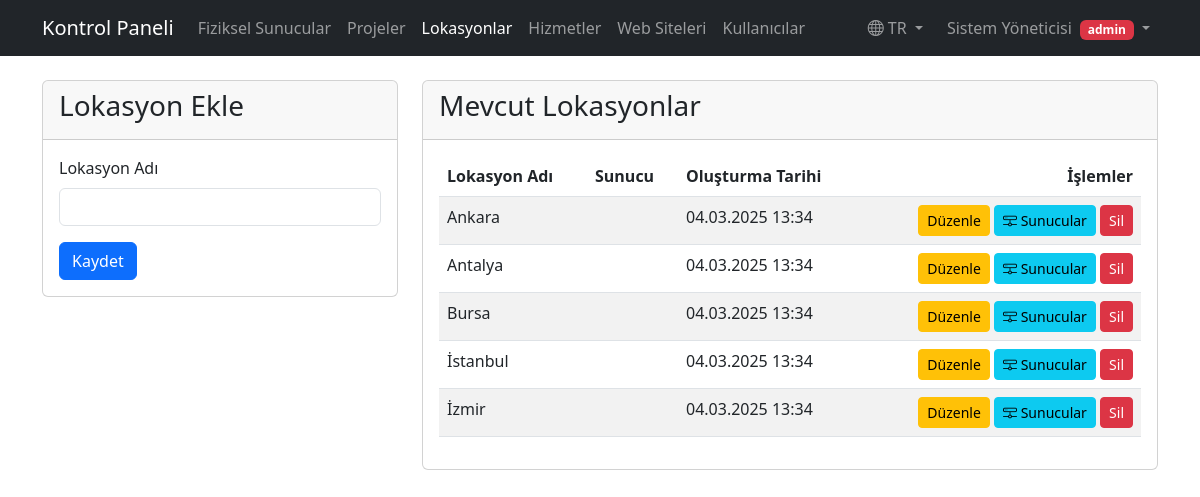
The app's page /lokasyon_ekle.php (signed in) with its own data.
### tables this page shows
CREATE TABLE IF NOT EXISTS lokasyonlar (
    id INT AUTO_INCREMENT PRIMARY KEY,
    lokasyon_adi VARCHAR(100) NOT NULL,
    olusturma_tarihi TIMESTAMP DEFAULT CURRENT_TIMESTAMP
);

### config/language.php (called while the page is built, shortened)
<?php
class Language
{
    private static $instance = null;
    private $messages = [];
    private $currentLang = 'tr';
    public static function getInstance()
    {
        if (self::$instance === null) {
            self::$instance = new self();
        }
        return self::$instance;
    }
    private function loadLanguage()
    {
        $langFile = dirname(__DIR__) . '/languages/' . $this->currentLang . '/messages.php';
        if (file_exists($langFile)) {
            $this->messages = require $langFile;
        }
    }
    public function get($key, $params = [])
    {
        $message = isset($this->messages[$key]) ? $this->messages[$key] : $key;
        return $message;
    }
    public function getCurrentLang()
    {
        return $this->currentLang;
    }
}

### lokasyon_ekle.php (the view, shortened to what this page needs)
<?php
require_once __DIR__ . '/config/database.php';
require_once __DIR__ . '/config/language.php';
$language = Language::getInstance();
$duzenle_mod = false;
$lokasyon = null;
$sql_lokasyonlar = "SELECT l.*,
                    (SELECT COUNT(*) FROM fiziksel_sunucular WHERE lokasyon_id = l.id) as fiziksel_sayi,
                    (SELECT COUNT(*) FROM sanal_sunucular ss
                     INNER JOIN fiziksel_sunucular fs ON ss.fiziksel_sunucu_id = fs.id
                     WHERE fs.lokasyon_id = l.id) as sanal_sayi,
                    (SELECT COUNT(*) FROM fiziksel_sunucular WHERE lokasyon_id = l.id) as sunucu_sayisi
                    FROM lokasyonlar l
                    ORDER BY l.lokasyon_adi";
$result_lokasyonlar = mysqli_query($conn, $sql_lokasyonlar);
?>
<!DOCTYPE html>
<html lang="<?php echo $language->getCurrentLang(); ?>">
<head>
    <link href="https://cdn.jsdelivr.net/npm/bootstrap@5.3.0/dist/css/bootstrap.min.css" rel="stylesheet">
    <link rel="stylesheet" href="https://cdn.jsdelivr.net/npm/bootstrap-icons@1.11.3/font/bootstrap-icons.min.css">
</head>
<body>
    <?php require_once __DIR__ . '/header.php'; ?>
    <div class="container">
        <div class="row">
            <div class="col-md-4">
                <div class="card">
                    <div class="card-header">
                        <h1 class="card-title h3"><?php echo $duzenle_mod ? $language->get('edit_location_title') : $language->get('add_new_location_title'); ?></h1>
                    </div>
                    <div class="card-body">
                        <form method="POST">
                            <div class="mb-3">
                                <label for="lokasyon_adi" class="form-label"><?php echo $language->get('location_name'); ?></label>
                                <input type="text" class="form-control" id="lokasyon_adi" name="lokasyon_adi"
                                    value="<?php echo $duzenle_mod ? $lokasyon['lokasyon_adi'] : (isset($_POST['lokasyon_adi']) ? $_POST['lokasyon_adi'] : ''); ?>"
                                    required>
                            </div>
                            <button type="submit" class="btn btn-primary">
                                <?php echo $duzenle_mod ? $language->get('update') : $language->get('save'); ?>
                            </button>
                        </form>
                    </div>
                </div>
            </div>
            <div class="col-md-8">
                <div class="card">
                    <div class="card-header">
                        <h2 class="card-title h3"><?php echo $language->get('existing_locations'); ?></h2>
                    </div>
                    <div class="card-body">
                        <div class="table-responsive">
                            <table class="table table-hover table-striped table-responsive">
                                <thead>
                                    <tr>
                                        <th><?php echo $language->get('location_name'); ?></th>
                                        <th><?php echo $language->get('server_info'); ?></th>
                                        <th><?php echo $language->get('created_at'); ?></th>
                                        <th class="text-end"><?php echo $language->get('actions'); ?></th>
                                    </tr>
                                </thead>
                                <tbody>
                                    <?php
                                    mysqli_data_seek($result_lokasyonlar, 0);
                                    while ($row = mysqli_fetch_assoc($result_lokasyonlar)):
                                    ?>
                                        <tr>
                                            <td><?php echo $row['lokasyon_adi']; ?></td>
                                            <td>
                                            </td>
                                            <td><?php echo date('d.m.Y H:i', strtotime($row['olusturma_tarihi'])); ?></td>
                                            <td class="text-end">
                                                <a href="lokasyon_ekle.php?id=<?php echo $row['id']; ?>" class="btn btn-sm btn-warning"><?php echo $language->get('edit'); ?></a>
                                                <a href="lokasyon_sunucu.php?id=<?php echo $row['id']; ?>" class="btn btn-sm btn-info">
                                                    <i class="bi bi-hdd-network"></i> <?php echo $language->get('servers'); ?>
                                                </a>
                                                <?php if ($row['sunucu_sayisi'] == 0): ?>
                                                    <?php if ($_SESSION['rol'] == 'admin') { ?>
                                                        <a href="lokasyon_sil.php?id=<?php echo $row['id']; ?>"
                                                            class="btn btn-sm btn-danger"
                                                            onclick="return confirm('<?php echo $language->get('confirm_delete_location'); ?>')"><?php echo $language->get('delete'); ?></a>
                                                    <?php } ?>
                                                <?php endif; ?>
                                            </td>
                                        </tr>
                                    <?php endwhile; ?>
                                </tbody>
                            </table>
                        </div>
                    </div>
                </div>
            </div>
        </div>
    </div>
</body>
</html>

### records on screen
lokasyonlar: lokasyon_adi "Ankara", olusturma_tarihi "04.03.2025 13:34"
lokasyonlar: lokasyon_adi "Antalya", olusturma_tarihi "04.03.2025 13:34"
lokasyonlar: lokasyon_adi "Bursa", olusturma_tarihi "04.03.2025 13:34"
lokasyonlar: lokasyon_adi "İstanbul", olusturma_tarihi "04.03.2025 13:34"
lokasyonlar: lokasyon_adi "İzmir", olusturma_tarihi "04.03.2025 13:34"

### other values on screen
$language->get('dashboard') "Kontrol Paneli"
$language->get('physical_servers') "Fiziksel Sunucular"
$language->get('projects') "Projeler"
$language->get('locations') "Lokasyonlar"
$language->get('services') "Hizmetler"
$language->get('web_sites') "Web Siteleri"
$language->get('users') "Kullanıcılar"
$language->getCurrentLang() "TR"
$_SESSION['ad_soyad'] "Sistem Yöneticisi"
$_SESSION['rol'] "admin"
$language->get('add_new_location_title') "Lokasyon Ekle"
$language->get('location_name') "Lokasyon Adı"
$language->get('save') "Kaydet"
$language->get('existing_locations') "Mevcut Lokasyonlar"
$language->get('server_info') "Sunucu"
